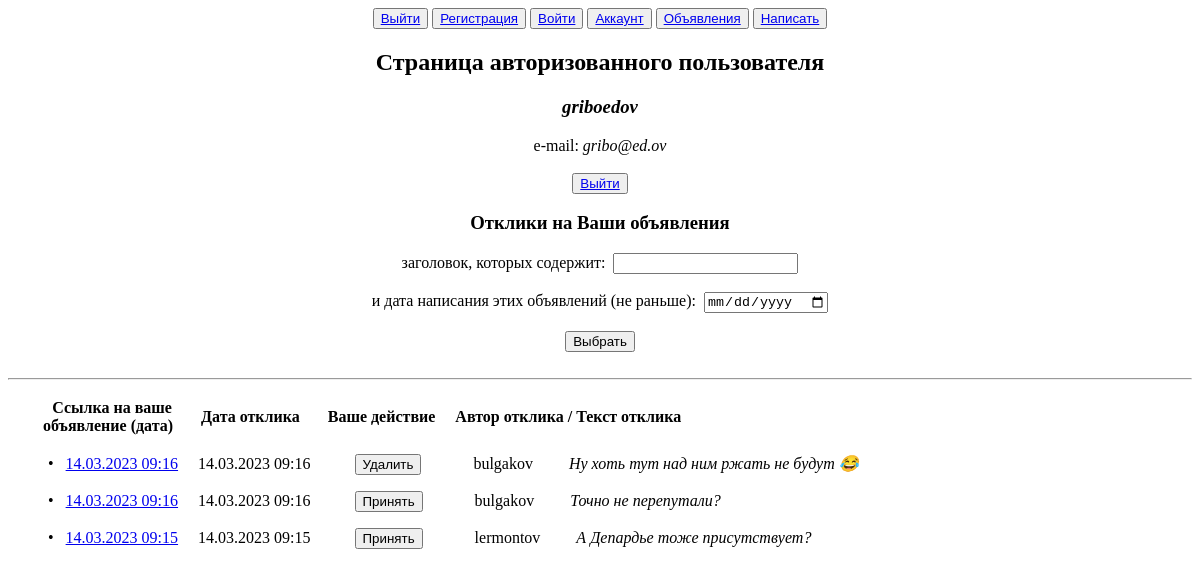
Before: /users/account/ (signed in) with the older database file.
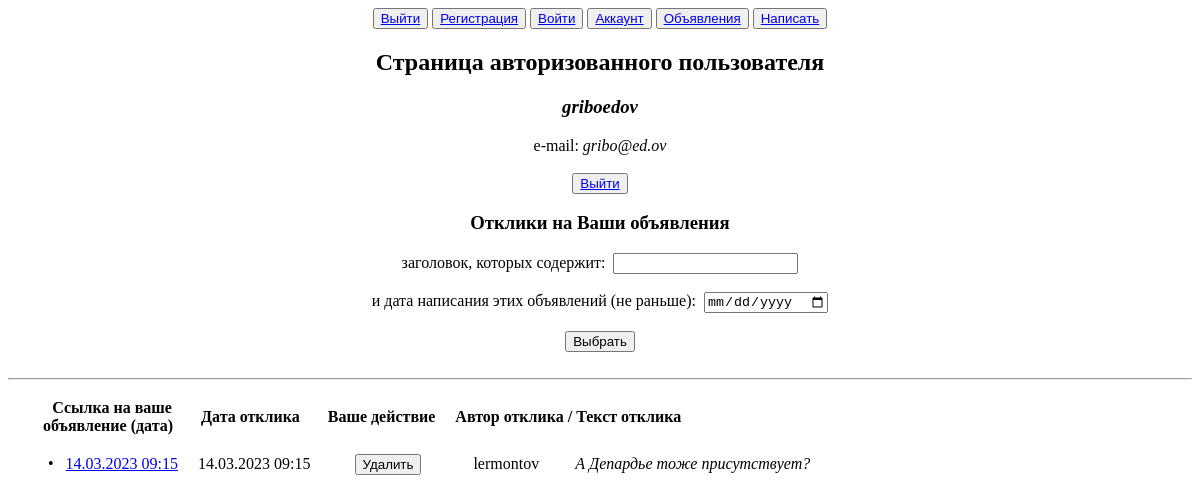
After: the same page with the newer database file.
### postboard/models.py (models this page shows, shortened)
class Feedback(models.Model):
    text = models.TextField(verbose_name='Текст отклика')
    time = models.DateTimeField(auto_now_add=True, verbose_name='Время написания')
    post = models.ForeignKey(Post, on_delete=models.CASCADE, verbose_name='К объявлению')
    author = models.ForeignKey(FunUser, on_delete=models.CASCADE, verbose_name='Автор')
    is_active = models.BooleanField(default=False, verbose_name='Опубликовано',)
    class Meta:
        verbose_name = 'Отклик'
        verbose_name_plural = 'Отклики'
        ordering = ['-time']

### users/models.py (models this page shows)
class FunUser(AbstractUser):
    code = models.CharField(max_length=63, blank=True)

### users/views.py (the view, shortened to what this page needs)
# urls.py: path('account/', AccountView.as_view(template_name='users/account.html'), name='account'),
class AccountView(LoginRequiredMixin, ListView):
    model = Post
    ordering = '-time'
    context_object_name = 'posts'
    paginate_by = 5
    def get_queryset(self):
        queryset = super().get_queryset().filter(author=self.request.user)
        self.filterset = PostFilter(self.request.GET, queryset)
        return self.filterset.qs
    def get_context_data(self, **kwargs):
        context = super().get_context_data(**kwargs)
        context['filterset'] = self.filterset
        feedbacks = []
        for p in self.filterset.qs:
            feedback = Feedback.objects.filter(post=p)
            feedbacks.append(feedback)
        context['filter_feedback'] = feedbacks
        context['title'] = 'Мой аккаунт'
        return context

### templates/users/account.html (shortened to what this page needs)
{% extends 'default.html' %}
{% block content %}
    <center>
        <h2>Страница авторизованного пользователя</h2>
        <h3><em> {{user.username}} </em></h3>
        <div>  e-mail: <em>{{user.email}}</em></div>
        <br>
        <button><a href="{% url 'logout' %}" role="button">Выйти</a></button>
        <br>
        <h3> Отклики на Ваши объявления </h3>
        <form action="" method="get">
        {% for f in filterset.form %}
            <div><label class="form-label" for="{{ f.id_for_label }}">{{f.label}}: </label>&nbsp{{ f }}</div>
            <br>
        {% endfor %}
        <input type="submit" name="do_search" value="Выбрать" />
        </form>
    </center>
    <br>
    <hr>
    {% if filter_feedback %}
        <table>
            <ul>
                <tr>
                    <th> &nbsp &nbsp &nbsp &nbsp </th>
                    <th> &nbsp Ссылка на  ваше &nbsp<br> объявление (дата) &nbsp </th>
                    <th> &nbsp &nbsp Дата отклика &nbsp &nbsp &nbsp</th>
                    <th> Ваше действие &nbsp &nbsp</th>
                    <th> Автор отклика / Текст отклика &nbsp &nbsp</th>
                </tr>
            </ul>
        </table>
    {% endif %}
    {% if filter_feedback %}
        {% for feedbacks in filter_feedback %}
            {% if feedbacks %}
                {% for feedback in feedbacks%}
                    <ul>
                    <form action="" method="post">
                        • &nbsp
                        <a href="{% url 'post' pk=feedback.post.pk %}">{{feedback.time|date:'d.m.Y H:i'}}</a>
                        {{ feedback.time |date:'d.m.Y H:i' }}
                        {% if feedback.is_active %}
                            <input type="submit" name="{{feedback.pk}}" value="Удалить" />
                        {% else %}
                            <input type="submit" name="{{feedback.pk}}" value="Принять" />
                        {% endif %}
                        {{ feedback.author }}
                        <i> {{ feedback.text }} </i>
                    </form>
                    </ul>
                {% endfor %}
            {% endif %}
        {% endfor %}
    {% endif %}
{% endblock content %}

Changed rows visible on the page:
removed Feedback: time "14.03.2023 09:16", author "bulgakov", text "Ну хоть тут над ним ржать не будут 😂"
removed Feedback: time "14.03.2023 09:16", author "bulgakov", text "Точно не перепутали?"
Other visible differences:
list line gone: "Принять"
new list line: "Удалить"
